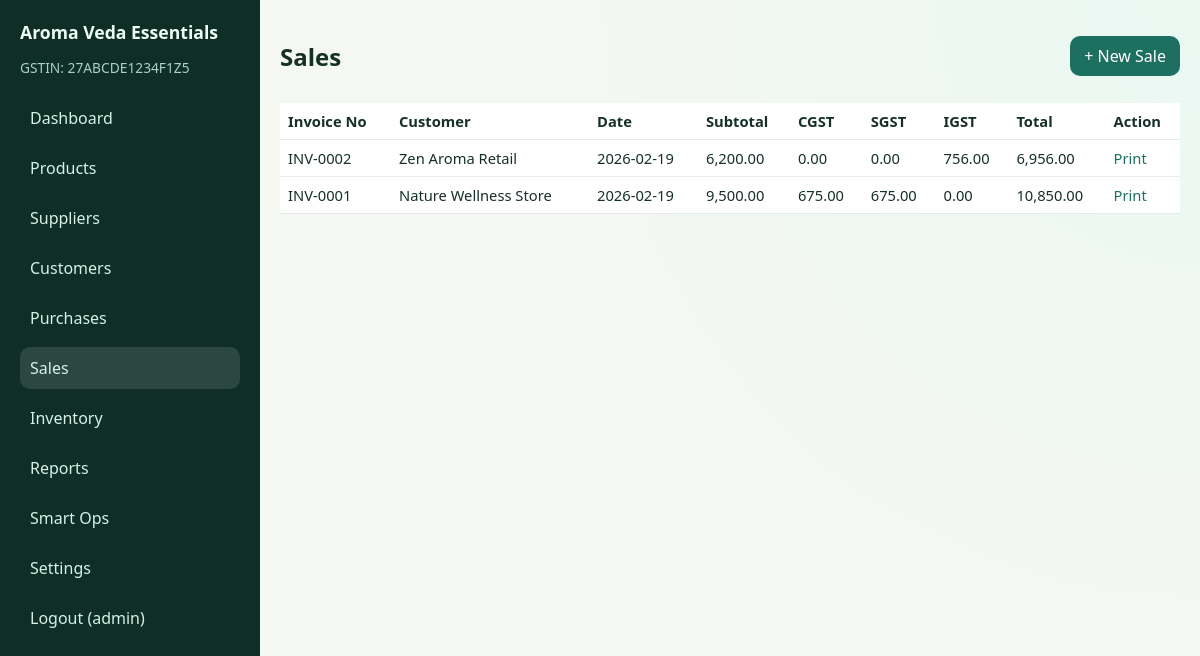
/index.php?route=sale/index (signed in), run on the app's committed database.
### tables this page shows
CREATE TABLE sales (
    id INT AUTO_INCREMENT PRIMARY KEY,
    invoice_no VARCHAR(30) NOT NULL UNIQUE,
    customer_id INT NOT NULL,
    date DATE NOT NULL,
    due_date DATE,
    subtotal DECIMAL(12,2) NOT NULL,
    cgst DECIMAL(12,2) NOT NULL DEFAULT 0,
    sgst DECIMAL(12,2) NOT NULL DEFAULT 0,
    igst DECIMAL(12,2) NOT NULL DEFAULT 0,
    total_amount DECIMAL(12,2) NOT NULL,
    CONSTRAINT fk_sales_customer FOREIGN KEY (customer_id) REFERENCES customers(id) ON DELETE RESTRICT
);

CREATE TABLE customers (
    id INT AUTO_INCREMENT PRIMARY KEY,
    name VARCHAR(120) NOT NULL,
    gstin VARCHAR(20),
    state VARCHAR(80) NOT NULL,
    phone VARCHAR(20),
    address TEXT
);

### controllers/SaleController.php (called while the page is built, shortened)
<?php
class SaleController extends Controller
{
    public function index(): void
    {
        $model = new Sale();
        $this->view('sales/index', ['sales' => $model->all()]);
    }
}

### index.php (called while the page is built, shortened)
<?php
require_once __DIR__ . '/core/helpers.php';
$route = $_GET['route'] ?? 'dashboard/index';
[$controllerName, $action] = array_pad(explode('/', $route), 2, 'index');
$controller = new $controllerClass();
$controller->$action();

### models/Sale.php (called while the page is built, shortened)
<?php
class Sale
{
    private PDO $db;
    public function __construct()
    {
        $this->db = Database::connection();
    }
    public function all(): array
    {
        $sql = 'SELECT s.*, c.name AS customer_name FROM sales s JOIN customers c ON c.id = s.customer_id ORDER BY s.id DESC';
        return $this->db->query($sql)->fetchAll();
    }
}

### core/helpers.php (called while the page is built, shortened)
<?php
function e($value): string
{
    return htmlspecialchars((string)$value, ENT_QUOTES, 'UTF-8');
}

### views/sales/index.php (the view)
<div class="toolbar">
    <h2>Sales</h2>
    <a class="btn" href="index.php?route=sale/create">+ New Sale</a>
</div>
<table>
    <thead><tr><th>Invoice No</th><th>Customer</th><th>Date</th><th>Subtotal</th><th>CGST</th><th>SGST</th><th>IGST</th><th>Total</th><th>Action</th></tr></thead>
    <tbody>
    <?php foreach ($sales as $s): ?>
        <tr>
            <td><?= e($s['invoice_no']) ?></td>
            <td><?= e($s['customer_name']) ?></td>
            <td><?= e($s['date']) ?></td>
            <td><?= number_format((float)$s['subtotal'], 2) ?></td>
            <td><?= number_format((float)$s['cgst'], 2) ?></td>
            <td><?= number_format((float)$s['sgst'], 2) ?></td>
            <td><?= number_format((float)$s['igst'], 2) ?></td>
            <td><?= number_format((float)$s['total_amount'], 2) ?></td>
            <td><a href="index.php?route=sale/invoice&id=<?= (int)$s['id'] ?>" target="_blank">Print</a></td>
        </tr>
    <?php endforeach; ?>
    </tbody>
</table>

### assets/css/style.css (style rules this page uses)
:root { --bg: #f4f7f2; --card: #ffffff; --accent: #1d6f5f; --accent-soft: #dff0eb; --text: #163028; --muted: #64748b; --danger: #b42318; }
* { box-sizing: border-box; }
body { margin: 0; font-family: "Segoe UI", Tahoma, sans-serif; color: var(--text); background: radial-gradient(circle at top right, #eaf8f2 0%, var(--bg) 42%); }
a { color: var(--accent); text-decoration: none; }
.toolbar { display: flex; justify-content: space-between; align-items: center; gap: 8px; flex-wrap: wrap; margin-bottom: 10px; }
.btn, button { display: inline-block; border: 0; background: var(--accent); color: #fff; border-radius: 10px; padding: 9px 14px; cursor: pointer; }
table { width: 100%; border-collapse: collapse; background: #fff; }
th, td { border-bottom: 1px solid #e5ece9; padding: 8px; text-align: left; font-size: 0.92rem; }

### data on the page
sales: invoice_no "INV-0002", customer.name "Zen Aroma Retail", date "2026-02-19", subtotal "6,200.00", cgst "0.00", sgst "0.00", igst "756.00", total_amount "6,956.00"
sales: invoice_no "INV-0001", customer.name "Nature Wellness Store", date "2026-02-19", subtotal "9,500.00", cgst "675.00", sgst "675.00", igst "0.00", total_amount "10,850.00"

### other printed values
$app['business_name'] "Aroma Veda Essentials"
$app['business_gstin'] "27ABCDE1234F1Z5"
$user['username'] "admin"
